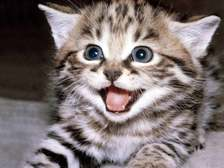
#> input picture scripts/kitten_small.jpg, 224 x 168 px
$ python infer_real_image.py
#> lines starting #> are read from the running program, lines starting #| are printed output that depends on the picture
from PIL import Image
import numpy as np
import requests
import json

# Load ImageNet labels
with open("imagenet_labels.json") as f:
#> (reads imagenet_labels.json from the repository)
    labels = json.load(f)

# Load and preprocess image
img = Image.open("scripts/kitten_small.jpg").convert("RGB")
#> img is the input picture: PIL image 224x168 RGB; mean R, G, B 125.3, 114.2, 113.5
img = img.resize((224, 224))
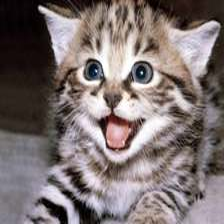
#> img: PIL image 224x224 RGB; mean R, G, B 125.3, 114.2, 113.5

arr = np.array(img).astype(np.float32) / 255.0
arr = (arr - [0.485, 0.456, 0.406]) / [0.229, 0.224, 0.225]
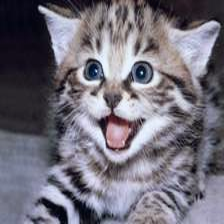
#> arr: shape (224, 224, 3) float64; mean R, G, B 0.0275, -0.037, 0.174; drawn with min black and max white
arr = np.expand_dims(arr, 0)

# Prepare Triton payload
payload = {
    "inputs": [
        {
            "name": "input_1",
            "shape": arr.shape,
            "datatype": "FP32",
            "data": arr.flatten().tolist()
        }
    ],
    "outputs": [{"name": "predictions"}]
}

# Send request
#> (the run stopped early here; a loop or call above may not have finished)
